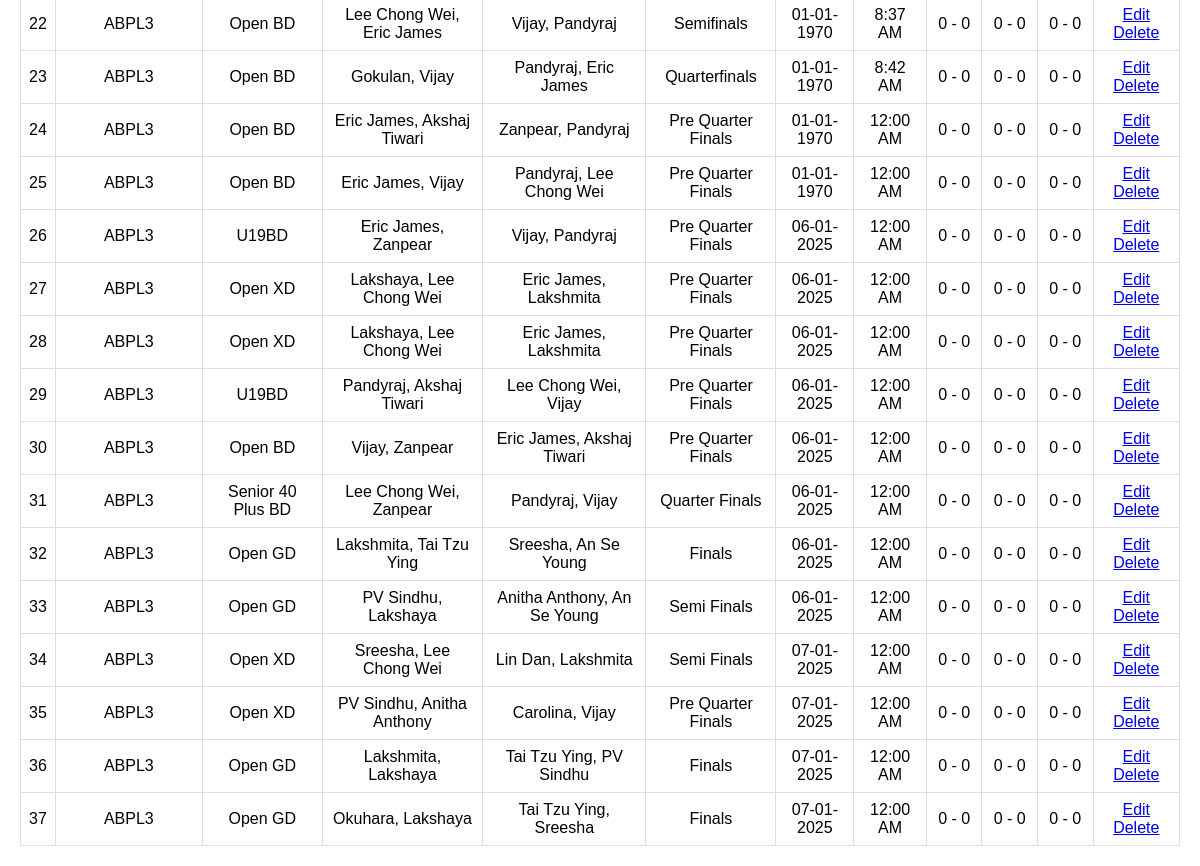
Page /matches_doubles.php (signed in, lower part) on the earlier database version.
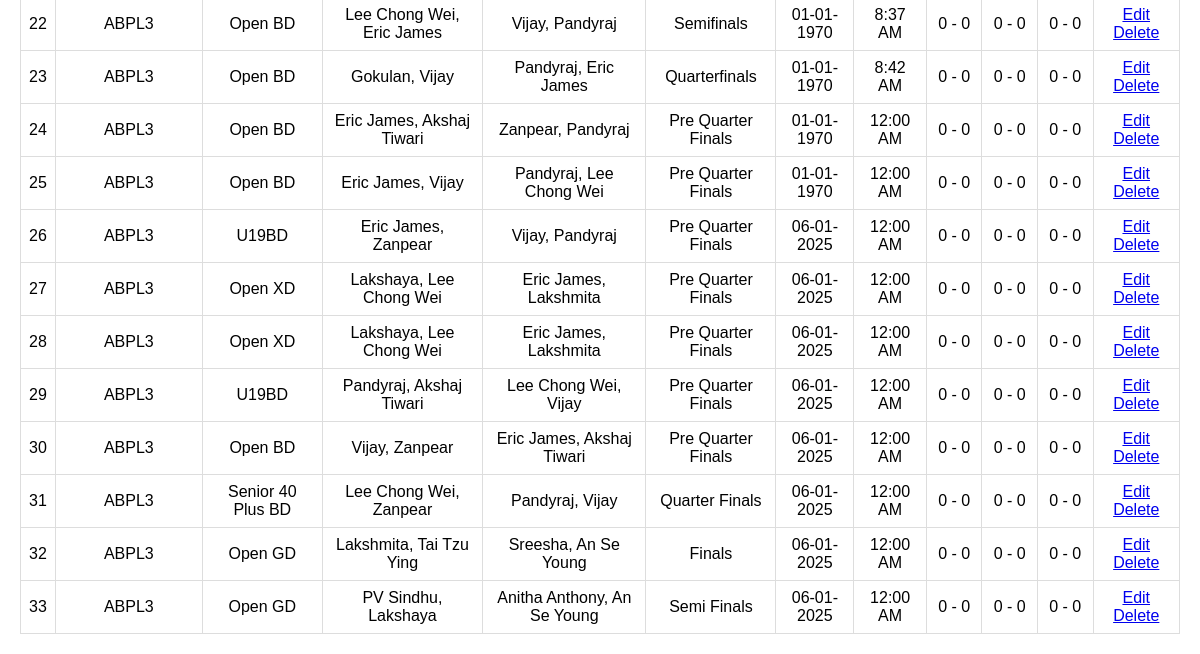
Same page on the later database version.
### tables this page shows
CREATE TABLE `matches` (
  `id` int(11) NOT NULL,
  `tournament_id` int(11) NOT NULL,
  `category_id` int(11) NOT NULL,
  `pool` enum('A','B') DEFAULT NULL,
  `player1_id` int(11) DEFAULT NULL,
  `player2_id` int(11) DEFAULT NULL,
  `pre_quarter` tinyint(1) DEFAULT 0,
  `quarter` tinyint(1) DEFAULT 0,
  `semi` tinyint(1) DEFAULT 0,
  `final` tinyint(1) DEFAULT 0,
  `set1_player1_points` int(11) DEFAULT 0,
  `set1_player2_points` int(11) DEFAULT 0,
  `set2_player1_points` int(11) DEFAULT 0,
  `set2_player2_points` int(11) DEFAULT 0,
  `set3_player1_points` int(11) DEFAULT 0,
  `set3_player2_points` int(11) DEFAULT 0,
  `created_by` int(11) DEFAULT NULL,
  `stage` varchar(22) NOT NULL,
  `match_date` date DEFAULT NULL,
  `match_time` varchar(255) NOT NULL,
  `date` date DEFAULT NULL,
  `team1_player1_id` int(11) NOT NULL DEFAULT 0,
  `team1_player2_id` int(11) NOT NULL DEFAULT 0,
  `team2_player1_id` int(11) DEFAULT 0,
  `team2_player2_id` int(11) DEFAULT 0,
  `set1_team1_points` int(11) NOT NULL DEFAULT 0,
  `set1_team2_points` int(11) DEFAULT 0,
  `set2_team1_points` int(11) DEFAULT 0,
  `set2_team2_points` int(11) DEFAULT 0,
  `set3_team1_points` int(11) DEFAULT 0,
  `set3_team2_points` int(11) DEFAULT 0,
  `player3_id` int(11) DEFAULT NULL,
  `player4_id` int(11) DEFAULT NULL
);

CREATE TABLE `tournaments` (
  `id` int(11) NOT NULL,
  `name` varchar(255) NOT NULL,
  `created_by` int(11) DEFAULT NULL,
  `year` int(11) NOT NULL DEFAULT year(curdate())
);

CREATE TABLE `categories` (
  `id` int(11) NOT NULL,
  `name` varchar(255) NOT NULL,
  `created_by` int(11) NOT NULL,
  `age_group` varchar(255) DEFAULT NULL,
  `sex` varchar(10) DEFAULT NULL,
  `type` enum('singles','doubles','mixed doubles') DEFAULT 'singles',
  `tournament_id` int(11) NOT NULL
);

CREATE TABLE `players` (
  `id` int(11) NOT NULL,
  `name` varchar(255) NOT NULL,
  `dob` date NOT NULL,
  `age` int(11) NOT NULL,
  `sex` enum('M','F') NOT NULL,
  `uid` varchar(100) NOT NULL,
  `created_by` int(11) DEFAULT NULL,
  `category_id` int(11) DEFAULT 1
);

### matches_doubles.php (the view, shortened to what this page needs)
<?php
include 'header.php';
require 'auth.php';
$query = "
    SELECT m.id, t.name AS tournament_name, c.name AS category_name,
           p1.name AS team1_player1_name, p2.name AS team1_player2_name,
           p3.name AS team2_player1_name, p4.name AS team2_player2_name,
           m.stage, m.match_date, m.match_time,
           m.set1_player1_points, m.set1_player2_points,
           m.set2_player1_points, m.set2_player2_points,
           m.set3_player1_points, m.set3_player2_points
    FROM matches m
    LEFT JOIN tournaments t ON m.tournament_id = t.id
    LEFT JOIN categories c ON m.category_id = c.id
    LEFT JOIN players p1 ON m.team1_player1_id = p1.id
    LEFT JOIN players p2 ON m.team1_player2_id = p2.id
    LEFT JOIN players p3 ON m.team2_player1_id = p3.id
    LEFT JOIN players p4 ON m.team2_player2_id = p4.id
";
$stmt = $conn->prepare($query);
$stmt->execute();
$result = $stmt->get_result();
?>
<!DOCTYPE html>
<html lang="en">
<head>
    <link rel="stylesheet" href="style-table.css">
</head>
<body>
    <div class="container">
        <table>
            <tbody>
                <?php while ($row = $result->fetch_assoc()): ?>
                    <tr>
                        <td><?= htmlspecialchars($row['id']) ?></td>
                        <td><?= htmlspecialchars($row['tournament_name'] ?? 'N/A') ?></td>
                        <td><?= htmlspecialchars($row['category_name'] ?? 'N/A') ?></td>
                        <td>
                            <?= htmlspecialchars($row['team1_player1_name'] ?? 'N/A') ?>,
                            <?= htmlspecialchars($row['team1_player2_name'] ?? 'N/A') ?>
                        </td>
                        <td>
                            <?= htmlspecialchars($row['team2_player1_name'] ?? 'N/A') ?>,
                            <?= htmlspecialchars($row['team2_player2_name'] ?? 'N/A') ?>
                        </td>
                        <td><?= htmlspecialchars($row['stage'] ?? 'N/A') ?></td>
                        <td><?= htmlspecialchars(date('d-m-Y', strtotime($row['match_date'] ?? ''))) ?></td>
                        <td><?= htmlspecialchars(date('g:i A', strtotime($row['match_time'] ?? ''))) ?></td>
                        <td><?= htmlspecialchars($row['set1_player1_points'] ?? '0') ?> - <?= htmlspecialchars($row['set1_player2_points'] ?? '0') ?></td>
                        <td><?= htmlspecialchars($row['set2_player1_points'] ?? '0') ?> - <?= htmlspecialchars($row['set2_player2_points'] ?? '0') ?></td>
                        <td><?= htmlspecialchars($row['set3_player1_points'] ?? '0') ?> - <?= htmlspecialchars($row['set3_player2_points'] ?? '0') ?></td>
                        <td>
                            <a href="edit_match.php?id=<?= htmlspecialchars($row['id']) ?>" class="btn-edit">Edit</a>
                            <a href="delete_match.php?id=<?= htmlspecialchars($row['id']) ?>" class="btn-delete" onclick="return confirm('Are you sure you want to delete this match?')">Delete</a>
                        </td>
                    </tr>
                <?php endwhile; ?>
            </tbody>
        </table>
    </div>
</body>
</html>

Differences in the rows shown:
removed matches: id "34", tournament.name "ABPL3", category.name "Open XD", players.name "Sreesha", players.name "Lee Chong Wei", players.name "Lin Dan", players.name "Lakshmita", stage "Semi Finals", match_date "07-01-2025", match_time "12:00 AM", set1_player1_points "0", set1_player2_points "0", set2_player1_points "0", set2_player2_points "0", set3_player1_points "0", set3_player2_points "0"
removed matches: id "35", tournament.name "ABPL3", category.name "Open XD", players.name "PV Sindhu", players.name "Anitha Anthony", players.name "Carolina", players.name "Vijay", stage "Pre Quarter Finals", match_date "07-01-2025", match_time "12:00 AM", set1_player1_points "0", set1_player2_points "0", set2_player1_points "0", set2_player2_points "0", set3_player1_points "0", set3_player2_points "0"
removed matches: id "36", tournament.name "ABPL3", category.name "Open GD", players.name "Lakshmita", players.name "Lakshaya", players.name "Tai Tzu Ying", players.name "PV Sindhu", stage "Finals", match_date "07-01-2025", match_time "12:00 AM", set1_player1_points "0", set1_player2_points "0", set2_player1_points "0", set2_player2_points "0", set3_player1_points "0", set3_player2_points "0"
removed matches: id "37", tournament.name "ABPL3", category.name "Open GD", players.name "Okuhara", players.name "Lakshaya", players.name "Tai Tzu Ying", players.name "Sreesha", stage "Finals", match_date "07-01-2025", match_time "12:00 AM", set1_player1_points "0", set1_player2_points "0", set2_player1_points "0", set2_player2_points "0", set3_player1_points "0", set3_player2_points "0"
